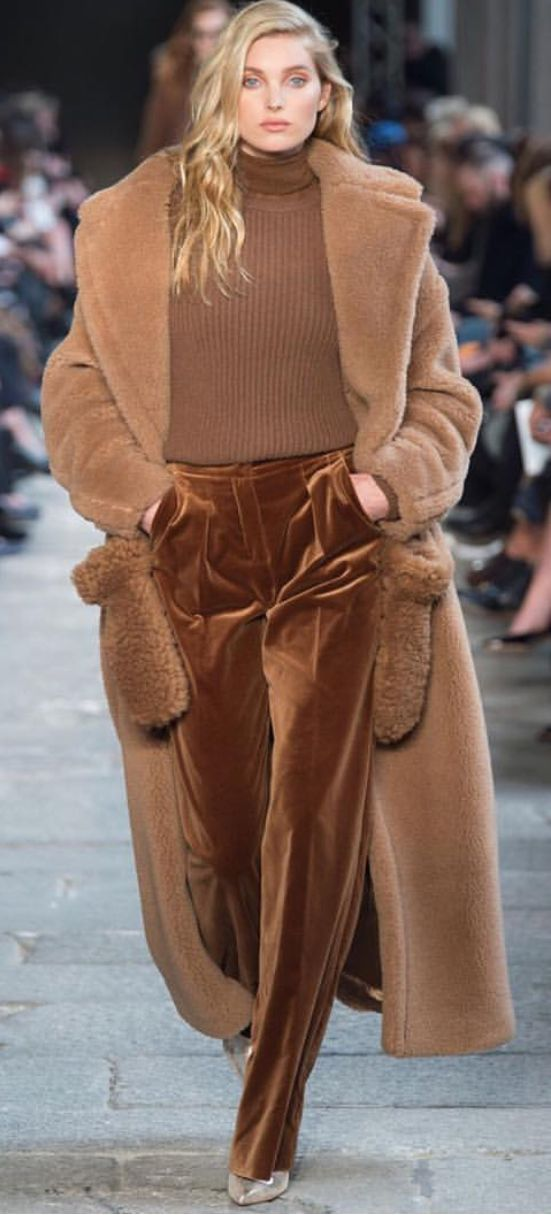
#> input picture ex_images/brown_outfit.jpg, 551 x 1215 px, found by its file name
$ python color_extraction.py
#> lines starting #> are read from the running program, lines starting #| are printed output that depends on the picture
import numpy as np
import cv2
from sklearn.cluster import KMeans
import matplotlib.pyplot as plt

image = cv2.imread("/ex_images/brown_outfit.jpg")
#> image is the input picture: shape (1215, 551, 3); mean B, G, R 98.3, 107.4, 128.7

image = cv2.cvtColor(image, cv2.COLOR_BGR2RGB)
image = image.reshape((image.shape[0] * image.shape[1], 3)) # height, width 통

k = 5 # 예제는 5개로 나누겠습니다
clt = KMeans(n_clusters = k)
clt.fit(image)

for center in clt.cluster_centers_:
    print(center)

def centroid_histogram(clt):
    # grab the number of different clusters and create a histogram
    # based on the number of pixels assigned to each cluster
    numLabels = np.arange(0, len(np.unique(clt.labels_)) + 1)
    (hist, _) = np.histogram(clt.labels_, bins=numLabels)

    # normalize the histogram, such that it sums to one
    hist = hist.astype("float")
    hist /= hist.sum()

    # return the histogram
    return hist


hist = centroid_histogram(clt)
print(hist)
#[ 0.68881873  0.09307065  0.14797794  0.04675512  0.02337756]

def plot_colors(hist, centroids):
    # initialize the bar chart representing the relative frequency
    # of each of the colors
    bar = np.zeros((50, 300, 3), dtype="uint8")
    startX = 0

    # loop over the percentage of each cluster and the color of
    # each cluster
    for (percent, color) in zip(hist, centroids):
        # plot the relative percentage of each cluster
        endX = startX + (percent * 300)
        cv2.rectangle(bar, (int(startX), 0), (int(endX), 50),
                      color.astype("uint8").tolist(), -1)
        startX = endX
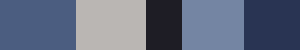
#> bar: shape (50, 300, 3); mean of channels 0, 1, 2 127.8, 106.7, 97.6; drawn as B, G, R

    # return the bar chart
    return bar

bar = plot_colors(hist, clt.cluster_centers_)


# show our color bart
plt.figure()
plt.axis("off")
plt.imshow(bar)
plt.show()

$ run again, with ex_images/black_outfit.jpg copied over ex_images/brown_outfit.jpg
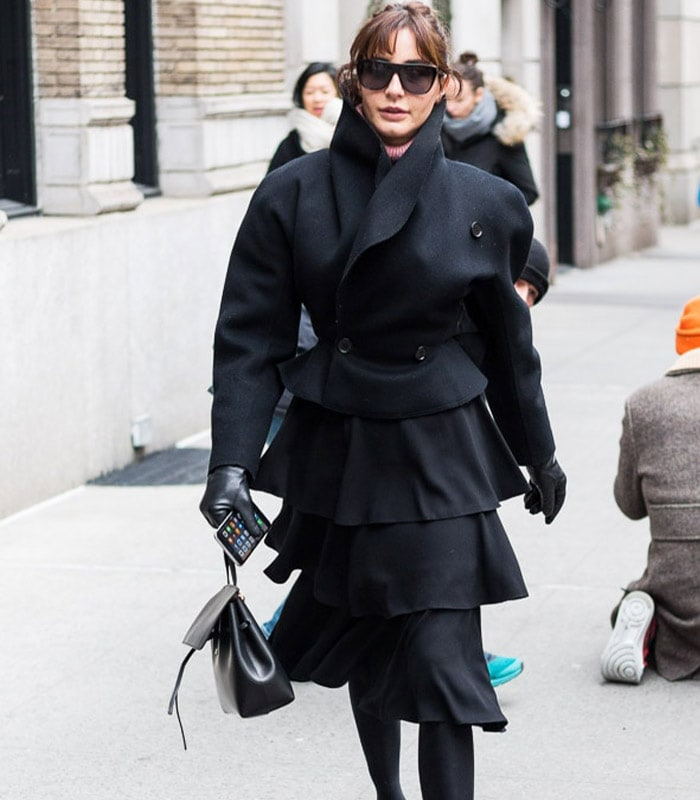
#> input picture ex_images/black_outfit.jpg, 700 x 800 px, found by its file name
#> image is the input picture: shape (800, 700, 3); mean B, G, R 145, 142.8, 143.9
#> after the loop in plot_colors, `for (percent, color) in zip(hist, centroids):`:
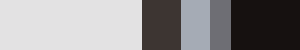
#> bar: shape (50, 300, 3); mean of channels 0, 1, 2 143.2, 142, 144.1; drawn as B, G, R

$ run again, with ex_images/blue_outfit.jpg copied over ex_images/brown_outfit.jpg
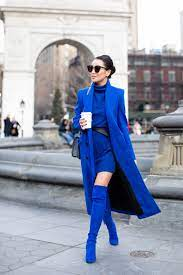
#> input picture ex_images/blue_outfit.jpg, 183 x 275 px, found by its file name
#> image is the input picture: shape (275, 183, 3); mean B, G, R 174.5, 156.3, 149.7
#> after the loop in plot_colors, `for (percent, color) in zip(hist, centroids):`:
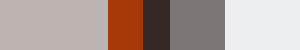
#> bar: shape (50, 300, 3); mean of channels 0, 1, 2 149.5, 155.8, 174.3; drawn as B, G, R
